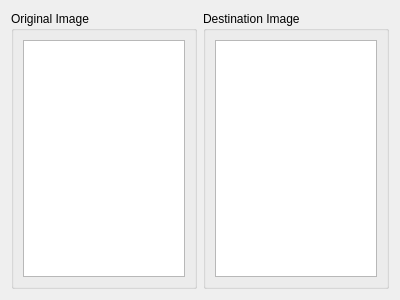
<?xml version="1.0" encoding="UTF-8"?>
<ui version="4.0">
 <class>ImagePreview</class>
 <widget class="QWidget" name="ImagePreview">
  <property name="geometry">
   <rect>
    <x>0</x>
    <y>0</y>
    <width>400</width>
    <height>300</height>
   </rect>
  </property>
  <layout class="QGridLayout" name="gridLayout">
   <item row="0" column="0">
    <widget class="QGroupBox" name="groupBox">
     <property name="sizePolicy">
      <sizepolicy hsizetype="Preferred" vsizetype="Expanding">
       <horstretch>0</horstretch>
       <verstretch>0</verstretch>
      </sizepolicy>
     </property>
     <property name="title">
      <string>Original Image</string>
     </property>
     <layout class="QVBoxLayout" name="verticalLayout_2">
      <item>
       <widget class="KIPIPlugins::KPPreviewManager" name="m_origView">
        <property name="whatsThis">
         <string>This is the original image preview. You can use the mouse wheel to change the zoom factor. Click in and use the mouse to move the image.</string>
        </property>
        <property name="frameShape">
         <enum>QFrame::StyledPanel</enum>
        </property>
        <property name="frameShadow">
         <enum>QFrame::Raised</enum>
        </property>
       </widget>
      </item>
     </layout>
    </widget>
   </item>
   <item row="0" column="1">
    <widget class="QGroupBox" name="groupBox_2">
     <property name="sizePolicy">
      <sizepolicy hsizetype="Preferred" vsizetype="Expanding">
       <horstretch>0</horstretch>
       <verstretch>0</verstretch>
      </sizepolicy>
     </property>
     <property name="title">
      <string>Destination Image</string>
     </property>
     <layout class="QVBoxLayout" name="verticalLayout">
      <item>
       <widget class="KIPIPlugins::KPPreviewManager" name="m_destView">
        <property name="whatsThis">
         <string>This is the destination image preview. You can use the mouse wheel to change the zoom factor. Click in and use the mouse to move the image.</string>
        </property>
        <property name="frameShape">
         <enum>QFrame::StyledPanel</enum>
        </property>
        <property name="frameShadow">
         <enum>QFrame::Raised</enum>
        </property>
       </widget>
      </item>
     </layout>
    </widget>
   </item>
  </layout>
 </widget>
 <customwidgets>
  <customwidget>
   <class>KIPIPlugins::KPPreviewManager</class>
   <extends>QGraphicsView</extends>
   <header>kppreviewmanager.h</header>
   <container>1</container>
  </customwidget>
 </customwidgets>
 <resources/>
 <connections/>
</ui>
